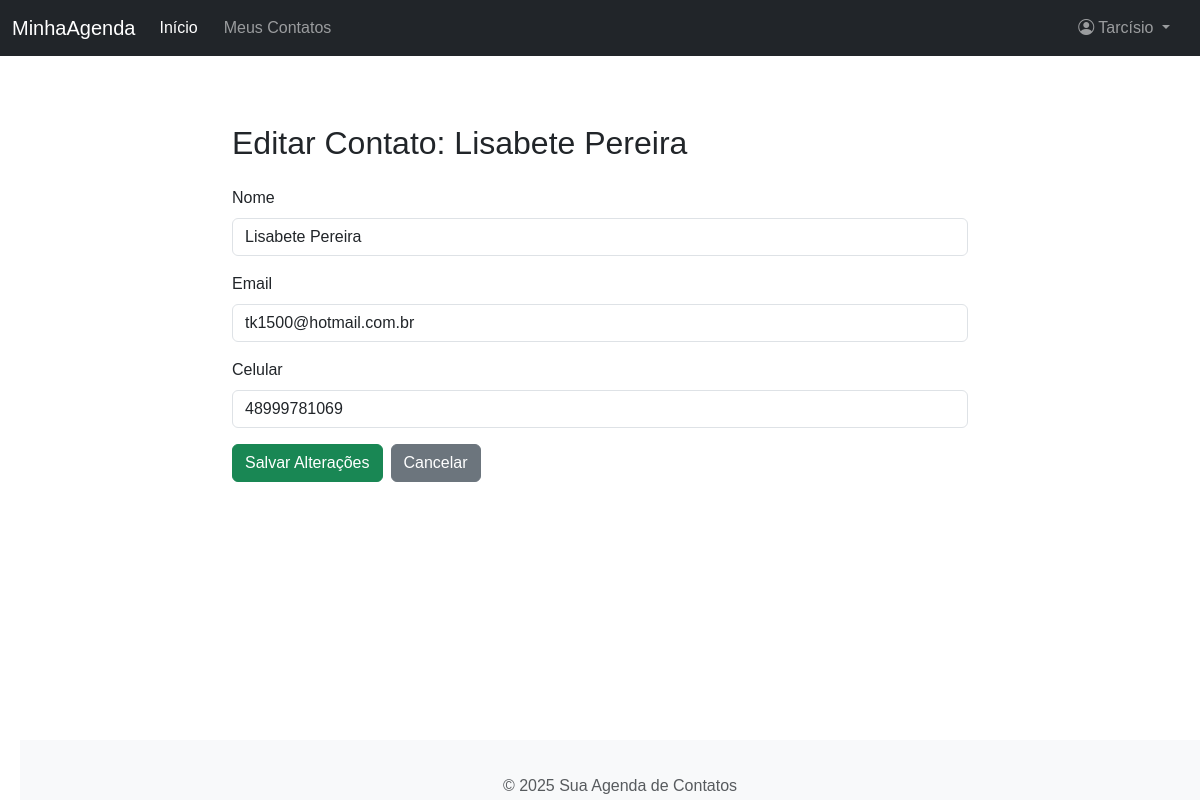
Page /contacts/1/edit (signed in) on the earlier database version.
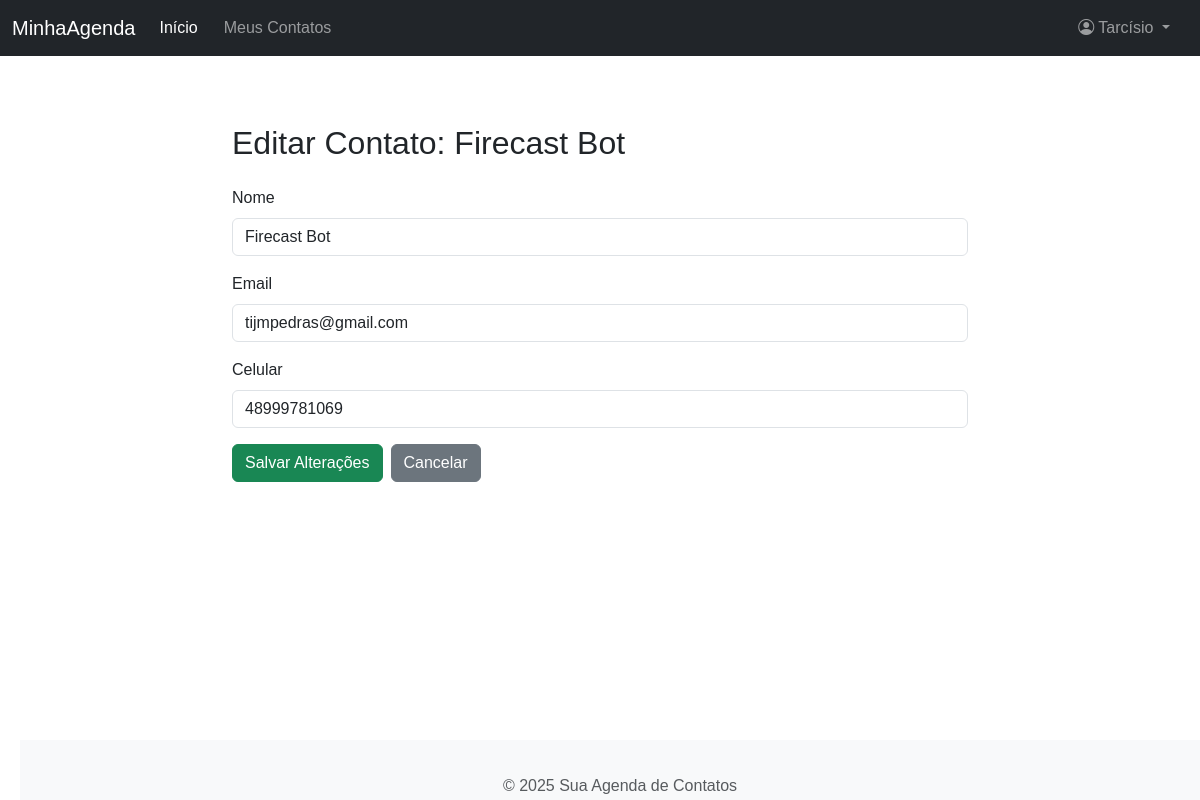
Same page on the later database version.
### app/models.py (models this page shows, shortened)
class Contact(db.Model):
    __tablename__ = 'contact'
    id = db.Column(db.Integer, primary_key=True)
    name = db.Column(db.String(100), nullable=False, index=True)
    email = db.Column(db.String(120), nullable=True, index=True) # Contatos podem não ter email
    phone_number = db.Column(db.String(20), nullable=False) # Celular do contato é obrigatório
    user_id = db.Column(db.Integer, db.ForeignKey('user.id'), nullable=False) # Chave estrangeira para User
    owner = db.relationship('User', back_populates='contacts')
    messages_to_contact = db.relationship('Message', back_populates='recipient', lazy='dynamic', cascade="all, delete-orphan") # Mensagens onde este contato é o destinatário

### app/routes/contact_routes.py (the view)
@bp.route('/<int:contact_id>/edit', methods=['GET', 'POST'])
@login_required
def edit_contact(contact_id):
    contact = Contact.query.get_or_404(contact_id)
    if contact.user_id != current_user.id:
        flash('Você não tem permissão para editar este contato.', 'error')
        return redirect(url_for('contact_bp.list_contacts'))
    form = ContactForm(obj=contact) # Pré-popula o formulário com dados do objeto 'contact'
    if form.validate_on_submit():
        try:
            contact.name = form.name.data
            contact.email = form.email.data if form.email.data else None
            contact.phone_number = form.phone_number.data
            db.session.commit()
            flash(f'Contato "{contact.name}" atualizado com sucesso!', 'success')
            return redirect(url_for('contact_bp.list_contacts'))
        except Exception as e:
            db.session.rollback()
            flash(f'Erro ao atualizar o contato: {str(e)}', 'error')
    elif request.method == 'GET':
        pass # form.process(obj=contact) seria outra forma
    return render_template('contacts/contact_form.html',
                           title="Editar Contato",
                           form=form,
                           legend=f"Editar Contato: {contact.name}") # Passa uma legenda diferente

### app/forms.py
class ContactForm(FlaskForm):
    name = StringField('Nome', validators=[DataRequired(), Length(min=2, max=100)])
    email = StringField('Email', validators=[Optional(), Email(), Length(max=120)])
    phone_number = StringField('Celular', validators=[DataRequired(), Length(min=9, max=20)])
    submit = SubmitField('Cadastrar')

### app/models.py (called while the page is built)
@login.user_loader
def load_user(user_id):
    return db.session.get(User, int(user_id)) # Use db.session.get para SQLAlchemy 2.0+

### app/templates/contacts/contact_form.html (shortened to what this page needs)
{% extends "base.html" %}
{% block content %}
<div class="row justify-content-center">
    <div class="col-md-8">
        <h2 class="mb-4">{{ legend }}</h2>
        <form method="POST" action="" novalidate>
            <div class="mb-3">
                {{ form.name.label(class="form-label") }}
                {{ form.name(class="form-control" + (" is-invalid" if form.name.errors else "")) }}
            </div>
            <div class="mb-3">
                {{ form.email.label(class="form-label") }}
                {{ form.email(class="form-control" + (" is-invalid" if form.email.errors else ""), placeholder="email@exemplo.com (opcional)") }}
            </div>
            <div class="mb-3">
                {{ form.phone_number.label(class="form-label") }}
                {{ form.phone_number(class="form-control" + (" is-invalid" if form.phone_number.errors else ""), placeholder="(XX) XXXXX-XXXX") }}
            </div>
            <div class="d-grid gap-2 d-md-flex justify-content-md-start">
                {% set button_text = 'Cadastrar' %}
                {% if 'Editar' in legend %}
                   {% set button_text = 'Salvar Alterações' %}
                {% endif %}
                {{ form.submit(value=button_text, class="btn btn-success") }}
                <a href="{{ url_for('contact_bp.list_contacts') }}" class="btn btn-secondary">Cancelar</a>
            </div>
        </form>
    </div>
</div>
{% endblock %}

Differences in the rows shown:
changed Contact: name "Lisabete Pereira" → "Firecast Bot"; email "tk1500@hotmail.com.br" → "tijmpedras@gmail.com"
Other differences:
{{ legend }}: "Editar Contato: Lisabete Pereira" → "Editar Contato: Firecast Bot"
